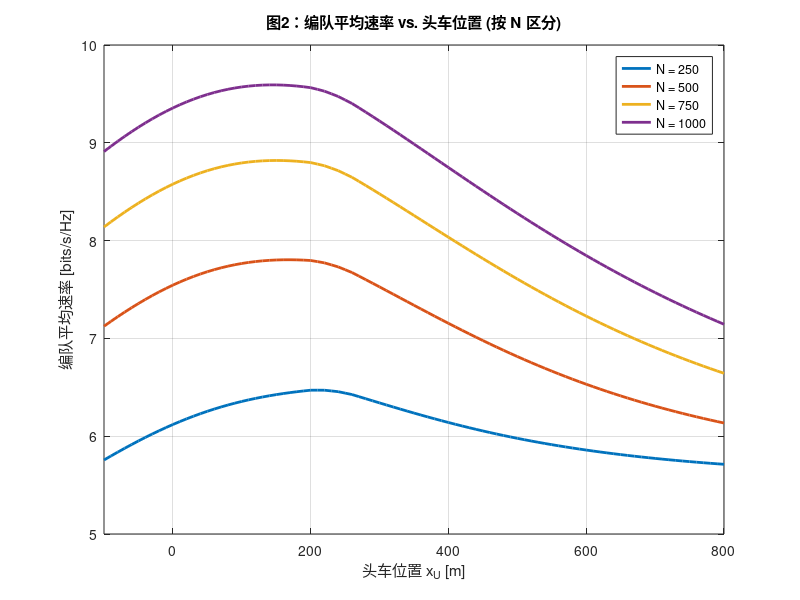

The MATLAB script that drew this image: (Note: this script raises an error after producing the figure.)
%%%%%%%%%%%%%%%%%%%%%%%%%%%%%%%%%%%%%%%%%%%%%%%%%%%%%%%%%%%%%%%%%%%%%%%%%%%
% MATLAB 脚本：参数化分析 (A方案：系统级速率仿真)
%
% 目标：复现专利中的 图3、图4、图5
%
% *** 变更：***
% *** 1. 仿真 1 (图2) 横坐标 x_U 范围扩大到 [-100, 800] ***
% *** 2. 仿真 2 (图3) 横坐标 SNR 范围扩大 ***
% *** 3. 仿真 3 (图4) 已重写，复现专利图5 (平衡点 vs 中继-RIS间距) ***
%
%%%%%%%%%%%%%%%%%%%%%%%%%%%%%%%%%%%%%%%%%%%%%%%%%%%%%%%%%%%%%%%%%%%%%%%%%%%

clear; 
clc;
close all;

%% 1. 定义系统参数 (基于专利)
eta = 1;          % RIS 反射幅度 (假设为1)
S_pos_base = [250, 833];  % 源 (S) 基础位置
I_pos_base = [0, 400];    % RIS (I) 基础位置
R_pos_base = [500, 400];  % 中继 (R) 基础位置

%% 2. 定义编队 (Platoon) 参数
K = 4;            % 编队中的车辆数 (例如 4 辆)
d_platoon = 20;   % 车辆间距 (例如 20 米)

%% 3. 假设的信道参数
rho_lin_base = 2.7e11;   % 基础：线性信噪比 (P/sigma^2)
alpha = 3.0;      % 假设：路径损耗指数 alpha

%% 4. 仿真一：分析 RIS 单元数 N 的影响 (复现专利图3)
% -------------------------------------------------------------------------
fprintf('正在运行仿真 1：分析 N 的影响 (图3) ...\n');

N_values = [250, 500, 750, 1000];
% x_U_lead = 0:10:500; % (旧范围)
x_U_lead = -100:10:800; % (新范围：扩大横坐标)
num_N_values = length(N_values);
num_positions = length(x_U_lead);

R_Total_avg_vs_N = zeros(num_positions, num_N_values);

% 使用基础坐标
d_SI = norm(S_pos_base - I_pos_base);
d_SR = norm(S_pos_base - R_pos_base);
E_beta_SI = d_SI ^ (-alpha);
E_beta_SR = d_SR ^ (-alpha);

for n_idx = 1:num_N_values
    N = N_values(n_idx);
    ris_gain_term = (N * (16 + (N-1)*pi^2)) / 16;
    R_Total_temp = zeros(num_positions, K);

    for i = 1:num_positions  % 遍历位置
        for k = 1:K  % 遍历车辆
            D_k_x_pos = x_U_lead(i) - (k-1) * d_platoon;
            D_k_pos = [D_k_x_pos, 0];
            d_ID_k = norm(I_pos_base - D_k_pos);
            d_RD_k = norm(R_pos_base - D_k_pos);
            E_beta_ID_k = d_ID_k ^ (-alpha);
            E_beta_RD_k = d_RD_k ^ (-alpha);

            min_Relay_Path_Gain_k = min(E_beta_SR, E_beta_RD_k);
            R_Relay = 0.5 * log2(1 + rho_lin_base * min_Relay_Path_Gain_k);
            E_gamma_RIS_k = rho_lin_base * (eta^2) * E_beta_SI * E_beta_ID_k * ris_gain_term;
            R_RIS = log2(1 + E_gamma_RIS_k);
            R_Total_temp(i, k) = R_Relay + R_RIS;
        end
    end
    R_Total_avg_vs_N(:, n_idx) = mean(R_Total_temp, 2);
end 

% 绘制图 2 (复现专利图3)
figure(2);
plot(x_U_lead, R_Total_avg_vs_N, 'LineWidth', 2);
title('图2：编队平均速率 vs. 头车位置 (按 N 区分)');
xlabel('头车位置 x_U [m]');
ylabel('编队平均速率 [bits/s/Hz]');
legend(arrayfun(@(n) sprintf('N = %d', n), N_values, 'UniformOutput', false), 'Location', 'best');
grid on;
xlim([x_U_lead(1) x_U_lead(end)]); % (新范围)
ylim([0, max(R_Total_avg_vs_N, [], 'all')*1.1]);
fprintf('仿真 1 (图3复现) 完成。\n');

%% 5. 仿真二：分析 SNR (rho) 的影响 (复现专利图4)
% -------------------------------------------------------------------------
fprintf('正在运行仿真 2：分析 SNR 的影响 (图4) ...\n');

% rho_lin_values = logspace(10.5, 12.5, 20); % (旧范围)
rho_lin_values = logspace(10, 13, 20); % (新范围：扩大横坐标)
N_snr_values = [250, 500, 750, 1000];
x_U_fixed = 50;
num_rho_values = length(rho_lin_values);
num_N_snr_values = length(N_snr_values);

R_Total_avg_vs_P = zeros(num_rho_values, num_N_snr_values);

% 使用基础坐标
d_SI_snr = norm(S_pos_base - I_pos_base);
d_SR_snr = norm(S_pos_base - R_pos_base);
E_beta_SI_snr = d_SI_snr ^ (-alpha);
E_beta_SR_snr = d_SR_snr ^ (-alpha);

for n_idx = 1:num_N_snr_values
    N = N_snr_values(n_idx);
    ris_gain_term = (N * (16 + (N-1)*pi^2)) / 16;
    
    R_Total_temp = zeros(num_rho_values, K);
    
    E_beta_ID_k_fixed = zeros(1, K);
    E_beta_RD_k_fixed = zeros(1, K);
    for k = 1:K
        D_k_x_pos = x_U_fixed - (k-1) * d_platoon;
        D_k_pos = [D_k_x_pos, 0];
        d_ID_k = norm(I_pos_base - D_k_pos);
        d_RD_k = norm(R_pos_base - D_k_pos);
        E_beta_ID_k_fixed(k) = d_ID_k ^ (-alpha);
        E_beta_RD_k_fixed(k) = d_RD_k ^ (-alpha);
    end
    
    for r_idx = 1:num_rho_values
        rho_lin = rho_lin_values(r_idx);
        for k = 1:K
            min_Relay_Path_Gain_k = min(E_beta_SR_snr, E_beta_RD_k_fixed(k));
            R_Relay = 0.5 * log2(1 + rho_lin * min_Relay_Path_Gain_k);
            E_gamma_RIS_k = rho_lin * (eta^2) * E_beta_SI_snr * E_beta_ID_k_fixed(k) * ris_gain_term;
            R_RIS = log2(1 + E_gamma_RIS_k);
            R_Total_temp(r_idx, k) = R_Relay + R_RIS;
        end
    end
    R_Total_avg_vs_P(:, n_idx) = mean(R_Total_temp, 2);
end 

% 绘制图 3 (复现专利图4)
figure(3);
rho_db_axis = 10*log10(rho_lin_values / 1e10);
plot(rho_db_axis, R_Total_avg_vs_P, '-s', 'LineWidth', 2);
title(sprintf('图3：编队平均速率 vs. 信噪比 (复现专利图4, x_U = %d m)', x_U_fixed));
xlabel('相对信噪比 (dB)');
ylabel('编队平均速率 [bits/s/Hz]');
legend(arrayfun(@(n) sprintf('N = %d', n), N_snr_values, 'UniformOutput', false), 'Location', 'best');
grid on;
ylim([0, max(R_Total_avg_vs_P, [], 'all')*1.1]);
fprintf('仿真 2 (图4复现) 完成。\n');

%% 6. 仿真三：复现专利图5 (平衡点 vs 中继-RIS间距)
% -------------------------------------------------------------------------
% 目标：找到 R_RIS = R_Relay 时的 x_U 位置
% X轴: d_IR (中继-RIS间距)
% Y轴: x_U (平衡点位置)
% 曲线: 不同的 N
% -------------------------------------------------------------------------
fprintf('正在运行仿真 3：复现专利图5 (平衡点) ...\n');

% 定义要遍历的参数 (基于专利 [0128] 描述)
d_IR_values = 0:20:500; % X轴: 中继-RIS间距, 0到500m
N_values_fig5 = [250, 500, 750, 1000]; % 4条曲线
num_d_IR = length(d_IR_values);
num_N_fig5 = length(N_values_fig5);

% 定义仿真坐标系 (基于专利 [0128])
d_S_line = 100; % 源 S 到 I-R 线的垂直距离
d_D_line = 400; % 用户 D 到 I-R 线的垂直距离 (基于主模型)

x_U_search = -200:2:1000; % 搜索平衡点的 x_U 范围 - 扩大范围
num_x_search = length(x_U_search);

% 初始化存储结果
balance_points_fig5 = zeros(num_d_IR, num_N_fig5);

% 循环遍历 N (每条曲线)
for n_idx = 1:num_N_fig5
    N = N_values_fig5(n_idx);
    ris_gain_term = (N * (16 + (N-1)*pi^2)) / 16;

    % 循环遍历 d_IR (X轴)
    for d_idx = 1:num_d_IR
        d_IR = d_IR_values(d_idx);
        
        % 1. 定义当前循环的坐标
        I_pos = [0, 0];
        R_pos = [d_IR, 0];
        S_pos = [d_IR/2, d_S_line]; % S 位于 I 和 R 中间，垂直距离 d_S_line
        
        % 计算 S->I 和 S->R 增益 (固定)
        d_SI = norm(S_pos - I_pos);
        d_SR = norm(S_pos - R_pos);
        E_beta_SI = d_SI ^ (-alpha);
        E_beta_SR = d_SR ^ (-alpha);
        
        % 2. 搜索 x_U 来找到平衡点
        R_RIS_temp   = zeros(num_x_search, 1);
        R_Relay_temp = zeros(num_x_search, 1);

        for i = 1:num_x_search
            x_U = x_U_search(i);
            D_pos = [x_U, -d_D_line]; % D 位于平行线上
            
            d_ID = norm(I_pos - D_pos);
            d_RD = norm(R_pos - D_pos);
            E_beta_ID = d_ID ^ (-alpha);
            E_beta_RD = d_RD ^ (-alpha);
            
            min_Relay_Path_Gain = min(E_beta_SR, E_beta_RD);
            R_Relay_temp(i) = 0.5 * log2(1 + rho_lin_base * min_Relay_Path_Gain);

            E_gamma_RIS = rho_lin_base * (eta^2) * E_beta_SI * E_beta_ID * ris_gain_term;
            R_RIS_temp(i) = log2(1 + E_gamma_RIS);
        end
        
        % 3. 找到 R_RIS 和 R_Relay 之间的交叉点 (使用符号变化检测)
        rate_diff = R_RIS_temp - R_Relay_temp;
        
        % 识别符号变化
        sign_change_mask = rate_diff(1:end-1) .* rate_diff(2:end) <= 0;
        cross_idx = find(sign_change_mask, 1, 'first');
        
        if ~isempty(cross_idx)
            % 线性插值交点位置
            x1 = x_U_search(cross_idx);
            x2 = x_U_search(cross_idx + 1);
            y1 = rate_diff(cross_idx);
            y2 = rate_diff(cross_idx + 1);
            
            if abs(y2 - y1) < 1e-9
                X_E_val = (x1 + x2) / 2;
            else
                X_E_val = x1 - y1 * (x2 - x1) / (y2 - y1);
            end
            
            % 边界检查
            balance_points_fig5(d_idx, n_idx) = max(x_U_search(1), min(x_U_search(end), X_E_val));
        else
            % 无交叉，选择最接近的点
            [min_diff, min_idx] = min(abs(rate_diff));
            if min_diff < 1e-3
                balance_points_fig5(d_idx, n_idx) = x_U_search(min_idx);
            else
                balance_points_fig5(d_idx, n_idx) = NaN; % 无平衡点
            end
        end
    end
end % 结束 N 循环

% 绘制图 4 (复现专利图5)
figure(4);
plot(d_IR_values, balance_points_fig5, '-s', 'LineWidth', 2);
title('图4：平衡点 vs. 中继-RIS间距 (复现专利图5)');
xlabel('中继-RIS 间距 [m]');
ylabel('平衡点位置 x_U [m]');
legend(arrayfun(@(n) sprintf('N = %d', n), N_values_fig5, 'UniformOutput', false), 'Location', 'best');
grid on;
ylim([0, max(balance_points_fig5, [], 'all', 'omitnan')*1.1]);
fprintf('仿真 3 (图5复现) 完成。\n');
